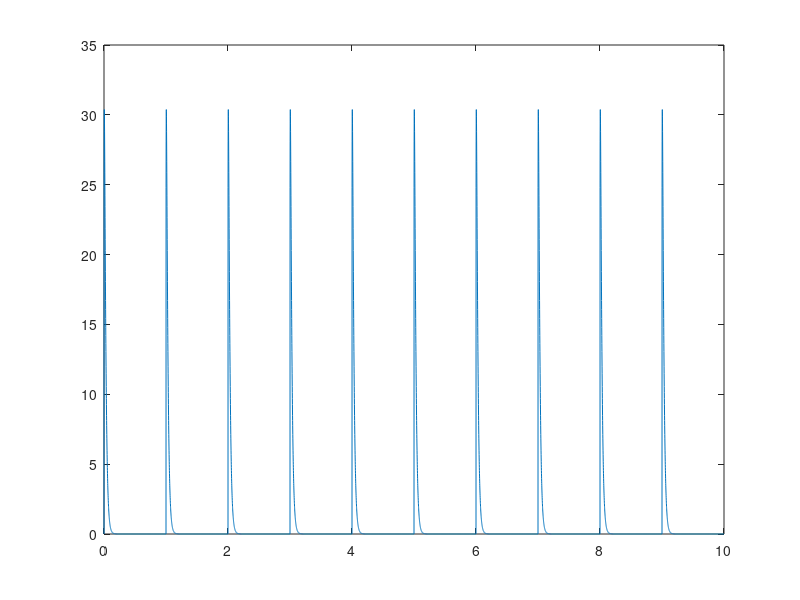

MATLAB code for this plot:
dt = 1e-3;
t = (0:dt:10)';

a = 1.25;
b = .02;
Pt = @(t,a,b)(1./(b^a*gamma(a))*(t.*(t>0)).^(a-1).*exp(-(t.*(t>0))./b));

% default Gamma
pulse.fs = 500;
pulse.t = (0:1/pulse.fs:0.25);
pulse.x = gampdf(pulse.t,a,b);
pulse.N = length(pulse.t);

plot((-1:dt:1),Pt((-1:dt:1),a,b),'-ok')
hold on
plot(pulse.t,pulse.x,'-sr')
hold off

p = t*0;
events = 0;
for k = 2:numel(t)
    % event detector. 
    % this is a shortcut for neural response to an event + short refractory period.
    if (mod(t(k),1)<mod(t(k-1),1)) && ((t(k)-events)>.1)
        events = t(k);
    end
    p(k) = Pt(t(k)-events,a,b);
end
plot(t,p)
